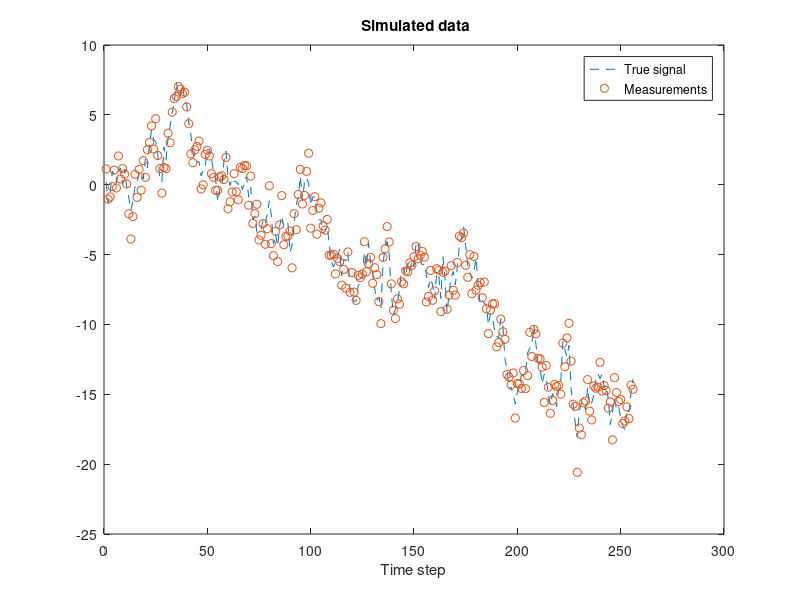
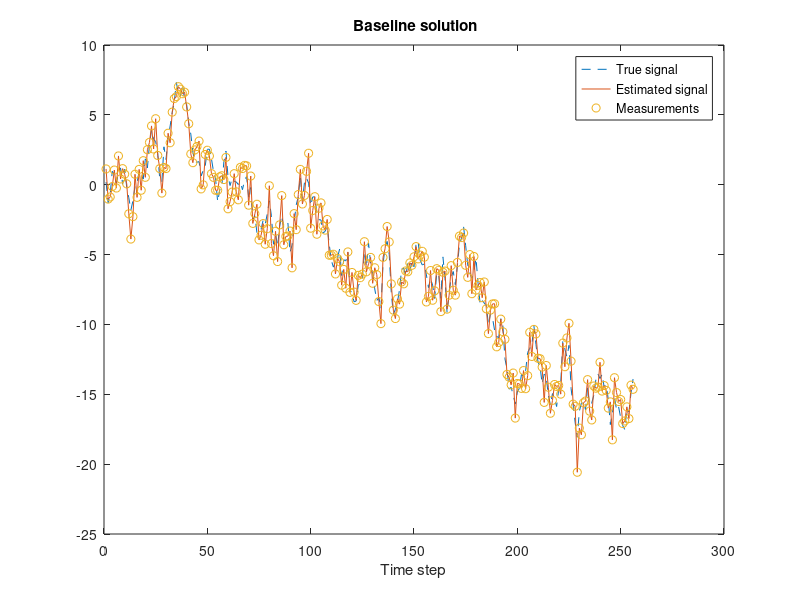

Here is the MATLAB script that generated these plots, in order: (Note: this script raises an error after producing the figures.)
clc;
clear all;
%% Generate data

  % Lock random seed
  rng(123,'twister');

  gauss_rnd = @(m,S) m + chol(S)'*randn(size(m));
  rmse = @(x,y) sqrt(mean((x(:)-y(:)).^2));

  % Define parameters
  steps = 256;  % Number of time steps
  w     = 0.5;  % Angular velocity
  q     = 0.01; % Process noise spectral density
  r     = 0.1;  % Measurement noise variance

  % This is the transition matrix
  A = 1;

  % This is the process noise covariance
  Q = 1;

  % This is the measurement model
  H = 1;
  
  % This is the measurement noise covariance
  R = 1;
 
  % This is the true initial value
  x0 = 0; 

  % Simulate data
  X = zeros(size(A,1),steps);  % The true signal
  Y = zeros(size(H,1),steps);  % Measurements
  T = 1:steps;         % Time
  x = x0;
  for k=1:steps
    x = gauss_rnd(A*x,Q);
    y = gauss_rnd(x(1),R);
    X(:,k) = x;
    Y(:,k) = y;
  end
% 
   % Visualize
   figure; clf;
     plot(T,X(1,:),'--',T,Y,'o');
     legend('True signal','Measurements');
     xlabel('Time step'); title('\bf Simulated data')
    
%% Baseline solution

% Baseline solution. The estimates
% of x_k are stored as columns of
% the matrix EST1.
  
% Calculate baseline estimate

    m1 = 0;  % Initialize first step with a guess
    EST1 = zeros(size(A,1),steps);
    for k=1:steps
      m1(1) = Y(k);
      EST1(:,k) = m1;
    end

    % Visualize results
    figure; clf;

     % Plot the signal and its estimate
     plot(T,X(1,:),'--',T,EST1(1,:),'-',T,Y,'o');
     legend('True signal','Estimated signal','Measurements');
     xlabel('Time step'); title('\bf Baseline solution')
   % Compute error
   err1 = rmse(X,EST1)
   

    %% Step 1 : Initial guess
    data = Y;
    temp=randperm(length(data));
    piecap(1)=0.5;
    meucap1(1)=data(temp(1));
    meucap2(1)=data(temp(2));
    sigmacap1(1)=var(data);
    sigmacap2(1)=var(data);
    
    for i = 1:256
    %% Step 2 : Expectation Step; computes the responsibilities
    Qq1=gauss_dist(data,meucap1(i),sigmacap1(i));
    Qq2=gauss_dist(data,meucap2(i),sigmacap2(i));
    log_likelihood(i)=sum(log(((1-piecap(i))*Qq1) + (piecap(i)*Qq2)));
    
    responsibilities(i,:)=(piecap(i)*Qq2)./(((1-piecap(i))*Qq1)+(piecap(i)*Qq2));
    
    %% Step 3 : Maximization Step; compute the weighted means and variances 
    
    meucap1(i+1)=sum((1-responsibilities(i,:)).*data)/sum(1-responsibilities(i,:));
    meucap2(i+1)=sum((responsibilities(i,:)).*data)/sum(responsibilities(i,:));
    
    sigmacap1(i+1)=sum((1-responsibilities(i,:)).*((data-meucap1(i)).^2))/sum(1-responsibilities(i,:));
    sigmacap2(i+1)=sum((responsibilities(i,:)).*((data-meucap2(i)).^2))/sum(responsibilities(i,:));
    
    piecap(i+1)=sum(responsibilities(i,:))/length(data);

    end
    figure
    plot(log_likelihood)
    xlabel('Iteration');
    ylabel('Observed Data Log-likelihood');
    grid minor

%%
%[W,M,V,L] = EM_GM(X',256,0.5,steps,1,[]);